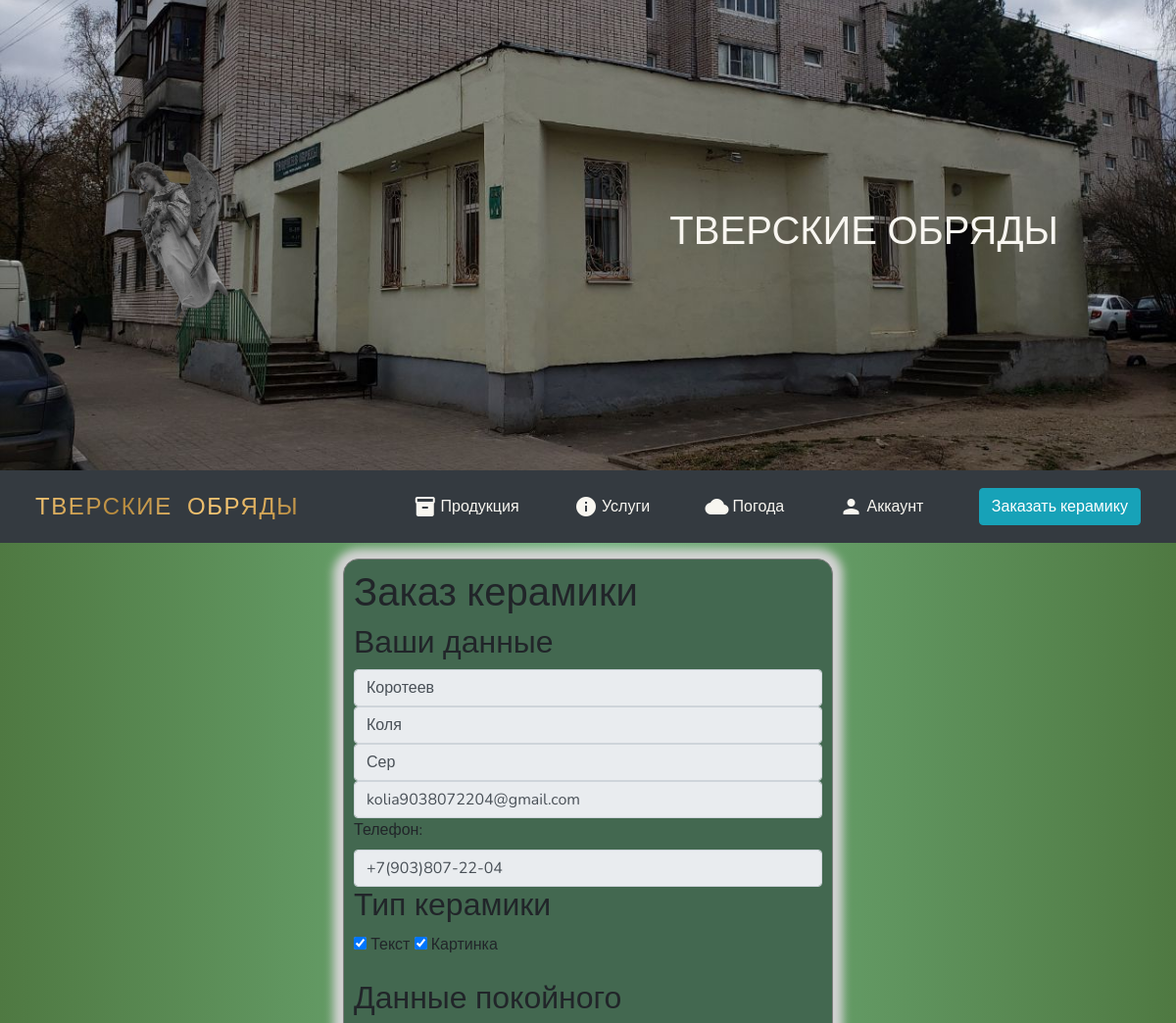
Page /order (signed in, upper part) on the earlier database version.
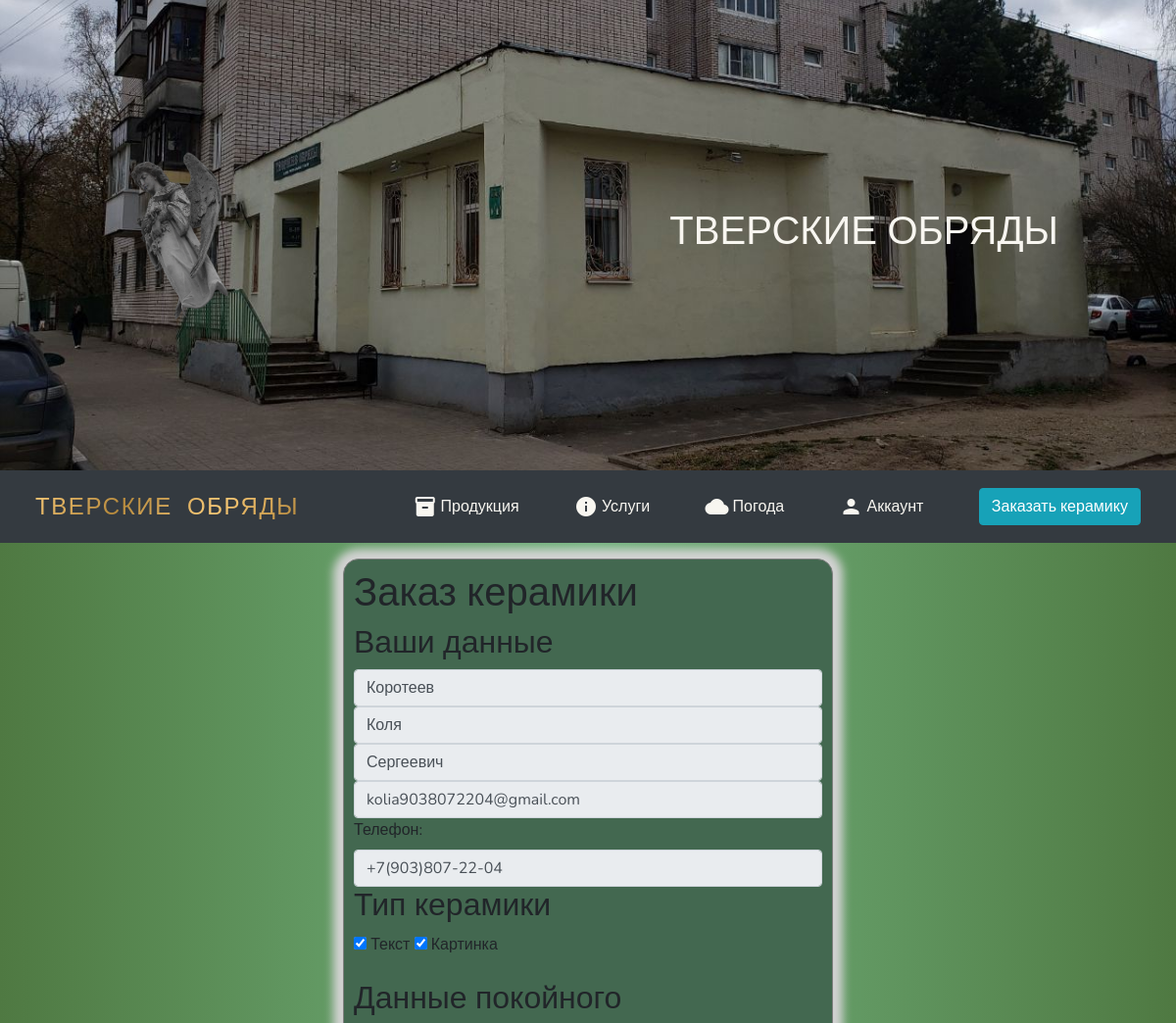
Same page on the later database version.
### data/user.py (models this page shows, shortened)
class User(SqlAlchemyBase, UserMixin):
    __tablename__ = 'users'
    id = sqlalchemy.Column(sqlalchemy.Integer, primary_key=True, autoincrement=True)
    surname = sqlalchemy.Column(sqlalchemy.String, nullable=True)
    name = sqlalchemy.Column(sqlalchemy.String, nullable=True)
    patronymic = sqlalchemy.Column(sqlalchemy.String, nullable=True)
    phone = sqlalchemy.Column(sqlalchemy.String, nullable=True)
    email = sqlalchemy.Column(sqlalchemy.String,
                              index=True, unique=True, nullable=True)
    hashed_password = sqlalchemy.Column(sqlalchemy.String, nullable=True)
    created_date = sqlalchemy.Column(sqlalchemy.DateTime,
                                     default=datetime.datetime.now)
    purchase = orm.relationship("Purchase", back_populates='user')

### main.py (the view, shortened to what this page needs)
@app.route('/order', methods=['POST', 'GET'])
def order():
    form = OrderForm()
    if request.method == 'GET':
        return render_template('order.html', main=False, date=datetime.now(), form=form)

### data/order_form.py
class OrderForm(FlaskForm):
    name = StringField('Имя', validators=[DataRequired()])
    surname = StringField('Фамилия', validators=[DataRequired()])
    middle_name = StringField('Отчество')
    email = EmailField('E-mail', validators=[DataRequired()])
    telep = IntegerField(widget=widgets.Input(input_type="tel"))
    dead_name = StringField('Имя', validators=[DataRequired()])
    dead_surname = StringField('Фамилия', validators=[DataRequired()])
    dead_middle_name = StringField('Отчество')
    birthday = DateField('День рождения')
    deathday = DateField('День рождения')
    text = BooleanField('Текст')
    photo = BooleanField('Фотография')
    ornament = BooleanField('Орнамент по бокам керамики', default=True)
    remember_me = BooleanField('Запомнить меня')
    submit = SubmitField('Войти')

### data/db_session.py (called while the page is built)
def create_session() -> Session:
    global __factory
    return __factory()

### main.py (called while the page is built)
@login_manager.user_loader
def load_user(user_id):
    db_sess = db_session.create_session()
    return db_sess.query(User).get(user_id)

### templates/order.html (shortened to what this page needs)
{% extends "base.html" %}
{% block content %}
    <div>
        <form class="login_form" method="post" enctype="multipart/form-data">
            <h1>Заказ керамики</h1>
            <h2>Ваши данные</h2>
            {% if current_user.is_authenticated %}
                <input class="form-control" type="text" value={{current_user.surname}} name="surname" readonly>
                <input class="form-control" type="text" value={{current_user.name}} name="name" readonly>
                <input class="form-control" type="text" value={{current_user.patronymic}} name="patronymic" readonly>
                <input type="email" class="form-control" aria-describedby="emailHelp" value={{current_user.email}} name="email" readonly>
                <label for="phone">Телефон:</label>
                <input class="form-control" type="tel" value={{current_user.phone}} pattern="[+]?[78]{1}\s?\(?[0-9]{3}\)?\s?[\-]?[0-9]{3}[\-]?[0-9]{2}[\-]?[0-9]{2}"  id="phone" name="phone" readonly/>
            {% endif %}
            <h2>Тип керамики</h2>
            <div id="sectionForm" class="form-group">
                <input type="checkbox" id="text" name="format" value="text" onchange="enable_text()" checked/>
                <label for="text">Текст</label>
                <input type="checkbox" id="image" name="format" value="image" onchange="enable_image()" checked/>
                <label for="image">Картинка</label>
            </div>
            <h2>Данные покойного</h2>
            <br>
        </form>
    </div>
{% endblock %}

### templates/base.html (shortened to what this page needs)
<!DOCTYPE html>
<html lang="ru">
    <head>
        <link rel="stylesheet"
            href="https://stackpath.bootstrapcdn.com/bootstrap/4.4.1/css/bootstrap.min.css"
>
        <link rel="stylesheet" type="text/css" href="{{ url_for('static', filename='css/style.css') }}" />
    </head>
    <body>
        <header>
            <img class="logo" src="{{ url_for('static', filename='img/website_logo_delete_extra_pixels.png') }}" alt="здесь должна была быть картинка, но не нашлась">
            <h1 class="name">ТВЕРСКИЕ ОБРЯДЫ</h1>
        </header>
        <div class="movableHeader" id="movableHeader">
            <nav>
                <ul class="navbar navbar-dark bg-dark">
                    <li><a href="{{ '#main' if main else '/' }}" class="logo">ТВЕРСКИЕ ОБРЯДЫ</a></li>
                    <li><a href="{{ '#production' if main else '/#production' }}"><i class="material-icons">inventory</i> Продукция</a></li>
                    <li><a href="{{ '#service' if main else '/#service' }}"><i class="material-icons">info</i> Услуги</a></li>
                    <li><a href="{{ '#weather' if main else '/#weather' }}"><i class="material-icons">cloud</i> Погода</a></li>
                    {% if current_user.is_authenticated %}
                    <li><a href="/account"><i class="material-icons">person</i> Аккаунт</a></li>
                    {% else %}
                    <li><a href="/login"><i class="material-icons">person</i> Вход</a></li>
                    {% endif %}
                    <li><a class="btn btn-info" href="order">Заказать керамику</a></li>
                </ul>
            </nav>
        </div>
        <main>
            {% block content %}{% endblock %}
        </main>
    </body>
</html>

### static/css/style.css (style rules this page uses)
:root { --text-color: #f1f1f1; --footer-bg-color: #253745; --main-font: 'Rubik', sans-serif; --font1: 'Nunito', sans-serif; --main-font-size: 1.5rem; --font1-weight: 600; --main-border-radius: 1em; --login-form-bg: #436850; --main-gradient: linear-gradient(135deg, #F9C976, #B5893D, #F9C976, #B5893D); }
p, li { color: var(--text-color); }
body { background-color: #289339; background-size: 100% 100%; background-repeat: repeat; background: linear-gradient(90deg, #4f7942, #72B37E 50%, #4f7942); font-family: var(--font1); }
html { scroll-behavior: smooth; }
li, a, button { font: var(--main-font); color: #000000; text-decoration: none; }
header { background-image: url('../img/d48cb6c8-087b-4816-a72e-1916966ff833.jpg'); background-size: 100% auto; background-position: center; height: 60vh; color: #f8f6f0; display: flex; justify-content: space-between; align-items: center; padding: 30px 10%; }
header img { width: 120px; }
main { margin: 0 1.5em 0 1.5em; }
form.login_form { margin-left: auto; margin-right: auto; align-items: center; max-width: 500px; background-color: var(--login-form-bg); border: 1px solid gray; border-radius: var(--main-border-radius); padding: 10px; box-shadow: 0px 0px 10px 10px lightgrey; }
ul { list-style: none; }
nav ul { list-style: none; width: 100%; text-align: right; padding-right: 60px; }
nav ul li { display: inline-block; margin: 10px 20px }
nav ul li a { font-family: var(--main-font); color: #f8f6f0; text-decoration: none; }
nav ul li a.logo { margin: 0; margin-right: 5vw; position: static; top: 35%; left: 20%; background: var(--main-gradient); font-size: 1.5rem; font-family: var(--main-font); letter-spacing: 0.1rem; font-weight: 500; word-spacing: 0.5rem; -webkit-text-fill-color: transparent; -webkit-background-clip: text; animation: animate 10s linear infinite; }
.material-icons { display: inline-flex; vertical-align: top; }

Differences in the rows shown:
changed User "Коротеев": patronymic "Сер" → "Сергеевич"
